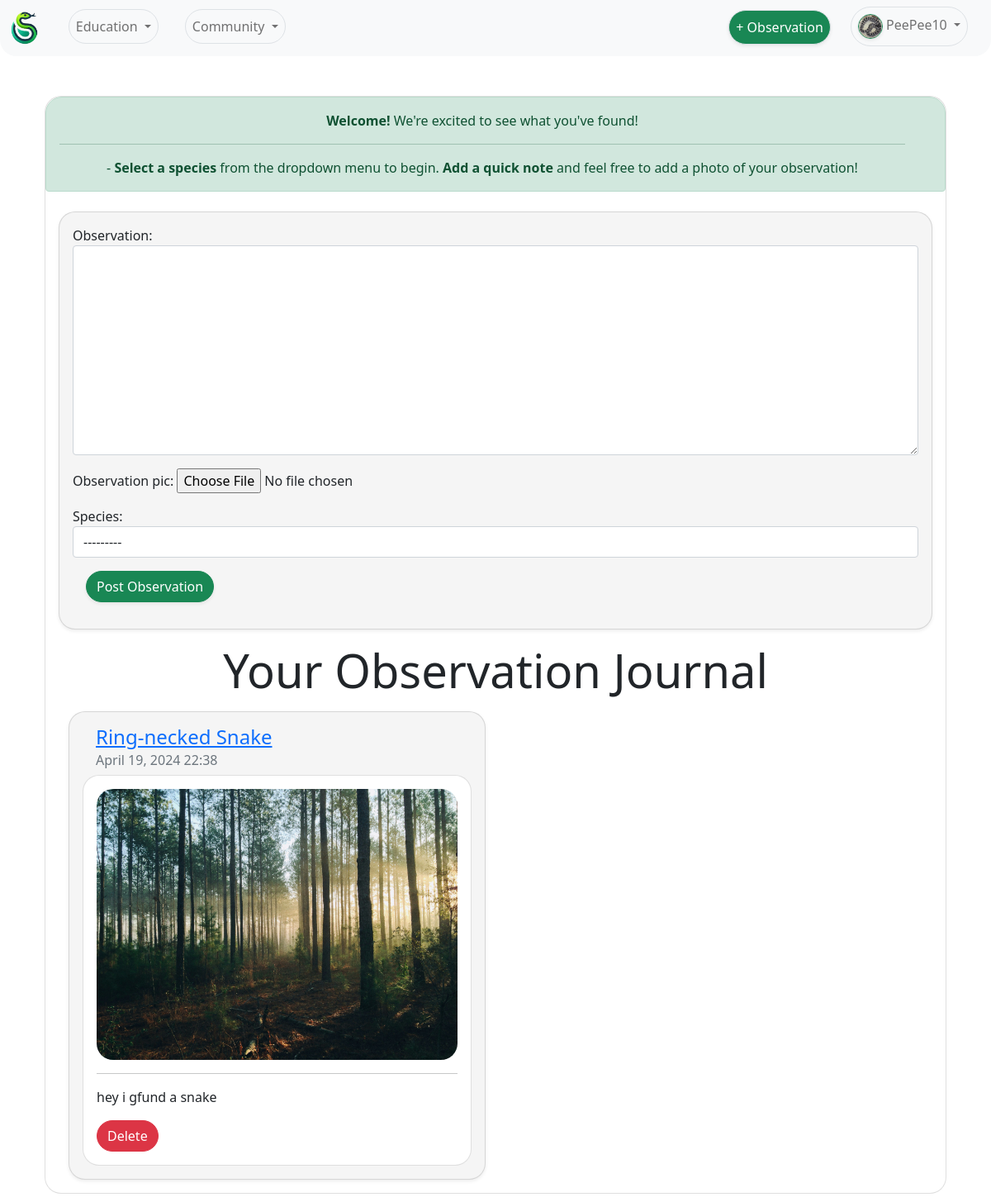
The page /journal/ (signed in) on the database its author committed.
### UserAuth/models.py (models this page shows, shortened)
class UserProfile(models.Model):
    user = models.OneToOneField(User, on_delete=models.CASCADE) # Link the user profile to a user model instance
    profile_pic = models.ImageField(upload_to='profile_pics/', default='profile_pics/default.jpg' ,null=True, blank=True) # User profile picture
    bio = models.TextField(null=True, blank=True) # User bio
    observations = models.IntegerField(default=0) # User observation count

### ObservationJournal/models.py (models this page shows, shortened)
class UserObservation(models.Model):
    user = models.ForeignKey('UserAuth.UserProfile', on_delete=models.CASCADE)
    observation = models.TextField()
    species = models.ForeignKey('Identification.SnakeSpecies', on_delete=models.CASCADE, default=1)
    observation_pic = models.ImageField(upload_to='observation_pics/', null=True, blank=True)
    date = models.DateTimeField(auto_now_add=True)
    latitude = models.DecimalField(max_digits=9, decimal_places=6, null=True, blank=True)
    longitude = models.DecimalField(max_digits=9, decimal_places=6, null=True, blank=True)

### Identification/models.py (models this page shows)
class SnakeSpecies(models.Model):
    common_name = models.CharField(max_length=255)
    scientific_name = models.CharField(max_length=255)
    image_path = models.CharField(max_length=255)  # Static path to the image
    description = models.TextField()
    venomous = models.BooleanField(default=False)
    states = models.ManyToManyField(State, related_name='snake_species')
    def __str__(self):
        return f"{self.common_name} ({self.scientific_name})"

### ObservationJournal/views.py (the view)
# urls.py: path('', views.journal_view, name='journal_view'),
def journal_view(request, username=None):
    if username:
        user = get_object_or_404(User, username=username)
    else:
        user = request.user
    species = SnakeSpecies.objects.all()  # Get all snake species
    if request.method == 'POST':
        form = ObservationForm(request.POST, request.FILES) # Create a form instance with POST data
        if form.is_valid(): # Check if the form data is valid
            observation = form.save(commit=False) # Create, but don't save the new observation object
            observation.species = form.cleaned_data['species'] # Set the species of the observation
            observation.latitude = form.cleaned_data.get('latitude')  # Capture latitude
            observation.longitude = form.cleaned_data.get('longitude')  # Capture longitude
            observation.user = request.user.userprofile  # Link the observation to the current user
            observation.save() # Save the observation object
            observation.user.observations += 1  # Increment observation count
            observation.user.save()
            return redirect('journal_view')  # Redirect to avoid re-posting
    else: # If the form has not been submitted
        form = ObservationForm() # Create an empty form
    observations = UserObservation.objects.all()  # Get all observations
    observations = observations.filter(user=user.userprofile)  # Filter observations by current user
    return render(request, 'observationjournal.html', {'form': form, 'observations': observations, 'species': species, 'user': user})

### ObservationJournal/forms.py
class ObservationForm(forms.ModelForm):
    species = forms.ModelChoiceField(
        queryset=SnakeSpecies.objects.all(),
        required=True,
        widget=forms.Select(attrs={'class': 'form-control'})
    )
    class Meta:
        model = UserObservation
        fields = ['observation', 'observation_pic', 'species']
        widgets = {
            'latitude': forms.HiddenInput(),
            'longitude': forms.HiddenInput(),
        }
    def __init__(self, *args, **kwargs):
        super(ObservationForm, self).__init__(*args, **kwargs)
        self.fields['observation'].widget.attrs.update({'class': 'form-control'})
        self.fields['observation_pic'].widget.attrs.update({'class': 'form-control-file'})

### ObservationJournal/templates/observationjournal.html (shortened to what this page needs)
{% extends 'base.html' %}
{% load static %}
{% block content %}
<div class="container my-3" style="overflow: hidden;">
        <div class="card" style="border-radius: 20px;">
            {% if user == request.user %}
            <div class="alert alert-success alert-dismissible fade show text-center" role="alert" style="border-top-left-radius: 20px; border-top-right-radius: 20px; overflow:hidden">
                <strong>Welcome!</strong> We're excited to see what you've found!
                <hr>
                - <strong>Select a species</strong> from the dropdown menu to begin.
                <strong>Add a quick note</strong> and feel free to add a photo of your observation!
            </div>
            <form method="post" enctype="multipart/form-data"">
                <div class="card mt-2 mb-3 mx-3 shadow-sm" style="border-radius: 20px; background-color: whitesmoke;">
                    <div class="mx-3 mt-3 mb-3">
                        {{ form.as_p }}
                    <div class="input-group-append">
                        <button class="btn btn-success rounded-pill mx-3 mb-3 shadow-sm" type="submit">Post Observation</button>
                    </div>
                </div>
            </form>
        </div>
    {% endif %}
    {% if observations %}
        {% if user == request.user %}
        <h1 class="display-4 text-center mb-3"><strong>Your Observation Journal</strong></h1>
        {% else %}
        <h1 class="display-4 text-center mb-5"><strong>{{ user.username }}'s Observation Journal</strong></h1>
        {% endif %}
    {% endif %}
    <div id="notesContainer">
        <div class="row mx-3">
            {% for observation in observations %}
                <div class="col-md-6">
                    <div class="card mb-3 shadow-sm obsitem" style="border-radius: 20px; overflow: hidden; background-color: whitesmoke;">
                        <div class="card-body">
                            <p class="card-title h4 mx-3"><a href="{% url 'id_view' %}">{{ observation.species.common_name }}</a></p>
                            <h6 class="card-subtitle mb-2 text-muted mx-3">{{ observation.date|date:"F d, Y H:i" }}</h6>
                            <div class="card" style="border-radius: 20px; overflow: hidden;">
                                <div class="mx-3 mt-3 mb-3">
                                    {% if observation.observation_pic %}
                                        <img src="{{ observation.observation_pic.url }}" alt="Observation Image" style="width: 100%; height: auto; border-radius: 20px;">
                                    {% else %}
                                        <p>No image uploaded.</p>
                                    {% endif %}
                                    <hr>
                                    <p class="card-text">{{ observation.observation }}</p>
                                    {% if request.user == user %}
                                        <form method="post" action="{% url 'delete_observation' observation.id %}">
                                            <button type="submit" class="btn btn-danger rounded-pill">Delete</button>
                                        </form>
                                    {% endif %}
                                </div>
                            </div>
                        </div>
                    </div>
                </div>
            {% empty %}
                <div class="col-12 text-center">
                    <p>No observations yet.</p>
                </div>
            {% endfor %}
        </div>
    </div>
</div>
{% endblock content %}

### UserAuth/templates/base.html (shortened to what this page needs)
<!DOCTYPE html>
<html lang="en">
    <head>
        <link href="https://cdn.jsdelivr.net/npm/bootstrap@5.0.2/dist/css/bootstrap.min.css" rel="stylesheet">
    </head>
    {% load static %}
    <body>
        <header>
            <nav class="navbar navbar-expand-lg navbar-light bg-light mb-5" style="border-bottom-left-radius: 20px; border-bottom-right-radius: 20px;">
                <div class="container-fluid">
                    <a class="navbar-brand" href="{% url 'home_view' %}">
                        <img src="{% static 'serpentSpotLogo.png' %}" alt="Logo" style="height: 40px; padding: 0px;">
                    </a>
                <div class="collapse navbar-collapse" id="navbarNavDropdown">
                    <ul class="navbar-nav">
                        <li class="nav-item dropdown">
                            <a class="nav-link dropdown-toggle mx-3 mb-1 rounded-pill text-center border expand" href="#" id="navbarDropdownMenuLink" role="button" data-bs-toggle="dropdown" aria-expanded="false">
                                Education
                            </a>
                        </li>
                        <li class="nav-item dropdown">
                            <a class="nav-link dropdown-toggle mx-3 mb-1 rounded-pill text-center border expand" href="#" id="navbarDropdownMenuLink" role="button" data-bs-toggle="dropdown" aria-expanded="false">
                                Community
                            </a>
                        </li>
                    </ul>
                    {% if user.is_authenticated %}
                    <ul class="navbar-nav ms-auto">
                        <li class="nav-item dropdown">
                            <li class="nav-item">
                                <a href="{% url 'journal_view' %}" class="nav-link mx-2 mt-1 mb-1 rounded-pill shadow-sm text-center border expand bg-success text-white">+ Observation</a>
                            </li>
                            <a class="nav-link dropdown-toggle mx-3 mb-1 rounded-pill text-center border expand" href="{% url 'profile' %}" id="navbarProfileDropdown" role="button" data-bs-toggle="dropdown" aria-expanded="false">
                                {% if user.userprofile.profile_pic %}
                                    <img src="{{MEDIA_URL}}{{ request.user.userprofile.profile_pic.url }}" class="rounded-circle border border-success shadow-sm" alt="Profile Picture" style="width: 30px; height: 30px; object-fit: cover;">
                                {% endif %}
                                {{ request.user.username }}
                            </a>
                        </li>
                    </ul>
                    {% endif %}
                </div>
            </nav>
        </header>
        <main role="main" class="container">
            {% block content %}{% endblock content %}
        </main>
    </body>
</html>

### ObservationJournal/templates/observationjournal.html (style rules this page uses)
body { background-image: url("https://environmentamerica.org/wp-content/uploads/2023/05/Flat-Country-credit-Cascadia-Wildlands-DSC_4323.jpeg"); }

### rows shown on the page
UserObservation: species.common_name "Ring-necked Snake", date "April 19, 2024 22:38", observation_pic (picture), observation "hey i gfund a snake"

### other values the page prints
{{ request.user.username }} "PeePee10"
